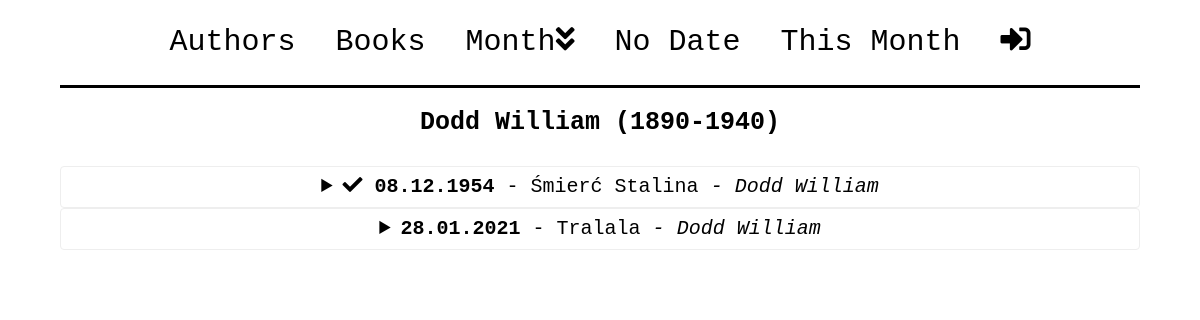
Before: /authors/2 with the older database file.
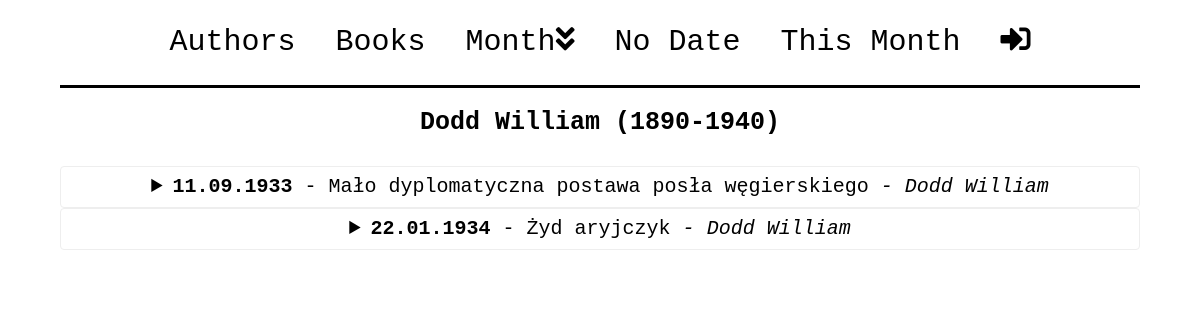
After: the same page with the newer database file.
### Quote/models.py (models this page shows)
class Quote(models.Model):
    choice=[
        ('No','No'),
        ('Yes','Yes')
        ]
    desc=models.CharField(max_length=100, verbose_name=u"Description:")
    date=models.DateField(null=True, blank=True, verbose_name=u"Date of the Quote:", help_text="<em>YYYY-MM-DD</em>.")
    text=models.TextField(verbose_name=u"Quote Text:")
    page=models.PositiveSmallIntegerField(null=True, verbose_name=u"Page:")
    author=models.ForeignKey(Author, null=True, on_delete=models.CASCADE, verbose_name=u"Author:")
    book=models.ForeignKey(Book, null=True, on_delete=models.CASCADE, verbose_name=u"Book:")
    check=models.CharField(max_length=3, choices=choice, default='No')
    class Meta:
        ordering=['date']
    def __str__(self):
        return self.desc

class Author(models.Model):
    surname=models.CharField(max_length=100, verbose_name=u"Surname:")
    name=models.CharField(max_length=100, verbose_name=u"Name:")
    birth=models.IntegerField(default=0000, blank=False, null=False, verbose_name=u"Birth Year:")
    death=models.IntegerField(default=0000, blank=False, null=False, verbose_name=u"Death Year:")
    class Meta:
        unique_together = ('surname', 'name')
        ordering=['surname', 'name']
    def __str__(self):
        return self.surname + ' ' + self.name + ' (' + str(self.birth) + '-' + str(self.death) + ')'

### Quote/views.py (the view)
# urls.py: path('authors/<int:id>', AuthorView, name='author'),
def AuthorView(request, id):
    quoteSource=Author.objects.get(pk=id)
    quote=Quote.objects.filter(author=quoteSource).order_by('date')
    obj={
        'quoteSource':quoteSource,
        'quote':quote,
        }
    return render(request, 'quotes.html', obj)

### Quote/models.py (called while the page is built)
    def __str__(self):
        return self.houseName

### templates/quotes.html (shortened to what this page needs)
<!DOCTYPE html>
{%extends 'main.html'%}
{% block body %}
<h2>{{quoteSource}}</h2>
{% for quote in quote %}
<div class="row justify-content-center">
  <div class="col">
    <details class="quoteBox">
      <summary class="title">
        {% if quote.check == 'Yes' %}
        <i class="fas fa-check"></i>
        {% endif %}
        <b>{{quote.date|date:"d.m.Y"}}</b> - {{quote}} <i>- {{quote.author.surname}} {{quote.author.name}}</i>
      </summary>
    </details>
  </div>
</div>
{% endfor %}
{% endblock %}

Changed rows visible on the page:
removed Quote: check "Yes" (drawn), date "08.12.1954", desc "Śmierć Stalina", author.surname "Dodd", author.name "William"
removed Quote: date "28.01.2021", desc "Tralala", author.surname "Dodd", author.name "William"
added Quote: date "11.09.1933", desc "Mało dyplomatyczna postawa posła węgierskiego", author.surname "Dodd", author.name "William"
added Quote: date "22.01.1934", desc "Żyd aryjczyk", author.surname "Dodd", author.name "William"
